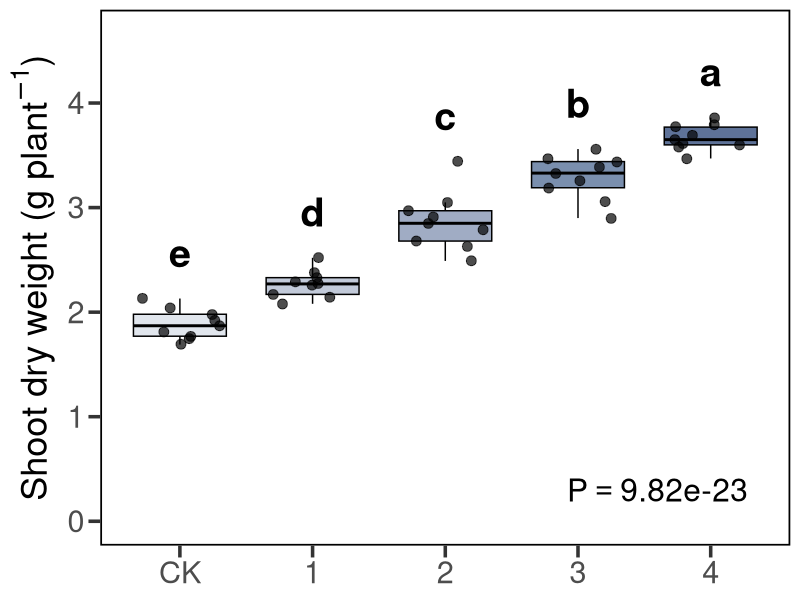

Reproduce this figure in R. (Note: this script raises an error after producing the figure.)
# === Load data ===
df <- read.csv("Figure 4/Shoot dry weight/shoot dry weight.csv")

# === Load required packages ===
library(ggplot2)
library(dplyr)
library(ggpubr)
library(multcompView)

# === Data preprocessing ===
df$richness <- factor(df$richness, levels = unique(df$richness))

# === Define custom fill colors ===
fill_colors <- c(
  "CK" = "#E1E6ED",  # steel light
  "1"  = "#C2CAD9",  # cool gray
  "2"  = "#A0ACC4",  # slate blue
  "3"  = "#7A8FAE",  # denim
  "4"  = "#5E7298"   # navy steel
)

# === Perform ANOVA and Tukey HSD test ===
aov_res <- aov(shoot_dry_weight ~ richness, data = df)
tukey_res <- TukeyHSD(aov_res)

# Extract significance letters
tukey_letters <- multcompView::multcompLetters4(aov_res, tukey_res)$richness
letters_df <- data.frame(
  richness = names(tukey_letters$Letters),
  Letters = tukey_letters$Letters
)

# Automatically set position for significance letters (slightly above max values)
max_y_df <- df %>%
  group_by(richness) %>%
  summarize(max_y = max(shoot_dry_weight, na.rm = TRUE) + 0.3)
letters_df <- merge(letters_df, max_y_df, by = "richness")

# Automatically set y-axis upper limit to avoid overlap
y_max <- max(df$shoot_dry_weight, na.rm = TRUE) + 0.8

# Extract overall ANOVA p-value and format it
anova_p <- summary(aov_res)[[1]][["Pr(>F)"]][1]
formatted_p <- formatC(anova_p, format = "e", digits = 2)

# === Plot ===
p <- ggplot(df, aes(x = richness, y = shoot_dry_weight, fill = richness)) +
  geom_boxplot(width = 0.7, outlier.shape = NA, color = "black") +
  geom_jitter(size = 3, alpha = 0.7, color = "black", width = 0.3) +
  geom_text(data = letters_df, aes(x = richness, y = max_y, label = Letters),
            inherit.aes = FALSE, size = 10, fontface = "bold", vjust = 0) +
  annotate("text", x = 4.6, y = 0.3,
           label = paste0("P == ", formatted_p),
           parse = TRUE, size = 8) +
  scale_fill_manual(values = fill_colors) +
  theme_bw(base_size = 14) +
  theme(
    legend.position = "none",
    axis.title.x = element_blank(),
    axis.title.y = element_text(size = 26, face = "plain"),
    axis.text = element_text(size = 22),
    panel.border = element_rect(color = "black", linewidth = 1.2, fill = NA),
    axis.ticks = element_line(linewidth = 1.2),
    axis.ticks.length = unit(0.3, "cm"),
    panel.grid.major = element_blank(),
    panel.grid.minor = element_blank()
  ) +
  labs(y = expression("Shoot dry weight (g " * plant^{-1} * ")")) +
  ylim(0, y_max)

# === Save as PDF file ===
# 检查根目录下是否有 output 文件夹，没有则创建一个
if (!dir.exists(here("output"))) {
  dir.create(here("output"), recursive = TRUE)
}

# 保存 PDF 到 根目录/output/ 文件夹中
ggsave(
  filename = here("output", "shoot dry weight.pdf"), 
  plot = p, 
  device = "pdf", 
  width = 8, 
  height = 6, 
  units = "in"
)

# 打印一条成功消息
message("图片已成功保存至: ", here("output", "shoot dry weight.pdf"))
